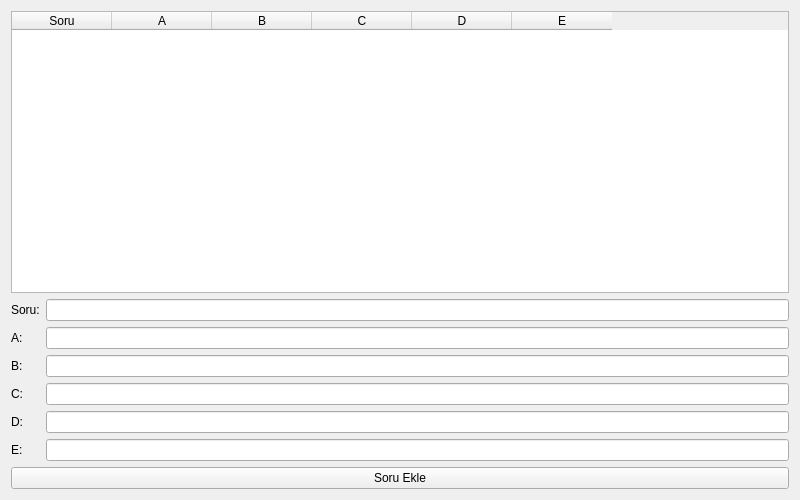
<?xml version="1.0" encoding="UTF-8"?>
<ui version="4.0">
 <class>SoruEkleme</class>
 <widget class="QWidget" name="SoruEkleme">
  <property name="geometry">
   <rect>
    <x>0</x>
    <y>0</y>
    <width>800</width>
    <height>500</height>
   </rect>
  </property>
  <property name="windowTitle">
   <string>Soru Ekleme</string>
  </property>
  <layout class="QVBoxLayout" name="verticalLayout">
   <item>
    <widget class="QTableWidget" name="tableQuestions">
     <column>
      <property name="text">
       <string>Soru</string>
      </property>
     </column>
     <column>
      <property name="text">
       <string>A</string>
      </property>
     </column>
     <column>
      <property name="text">
       <string>B</string>
      </property>
     </column>
     <column>
      <property name="text">
       <string>C</string>
      </property>
     </column>
     <column>
      <property name="text">
       <string>D</string>
      </property>
     </column>
     <column>
      <property name="text">
       <string>E</string>
      </property>
     </column>
    </widget>
   </item>
   <item>
    <layout class="QFormLayout" name="formLayout">
     <item row="0" column="0">
      <widget class="QLabel" name="labelQuestion">
       <property name="text">
        <string>Soru:</string>
       </property>
      </widget>
     </item>
     <item row="0" column="1">
      <widget class="QLineEdit" name="lineQuestion"/>
     </item>
     <item row="1" column="0">
      <widget class="QLabel" name="labelA">
       <property name="text">
        <string>A:</string>
       </property>
      </widget>
     </item>
     <item row="1" column="1">
      <widget class="QLineEdit" name="lineA"/>
     </item>
     <item row="2" column="0">
      <widget class="QLabel" name="labelB">
       <property name="text">
        <string>B:</string>
       </property>
      </widget>
     </item>
     <item row="2" column="1">
      <widget class="QLineEdit" name="lineB"/>
     </item>
     <item row="3" column="0">
      <widget class="QLabel" name="labelC">
       <property name="text">
        <string>C:</string>
       </property>
      </widget>
     </item>
     <item row="3" column="1">
      <widget class="QLineEdit" name="lineC"/>
     </item>
     <item row="4" column="0">
      <widget class="QLabel" name="labelD">
       <property name="text">
        <string>D:</string>
       </property>
      </widget>
     </item>
     <item row="4" column="1">
      <widget class="QLineEdit" name="lineD"/>
     </item>
     <item row="5" column="0">
      <widget class="QLabel" name="labelE">
       <property name="text">
        <string>E:</string>
       </property>
      </widget>
     </item>
     <item row="5" column="1">
      <widget class="QLineEdit" name="lineE"/>
     </item>
    </layout>
   </item>
   <item>
    <widget class="QPushButton" name="btnAdd">
     <property name="text">
      <string>Soru Ekle</string>
     </property>
    </widget>
   </item>
  </layout>
 </widget>
 <resources/>
 <connections/>
</ui>
